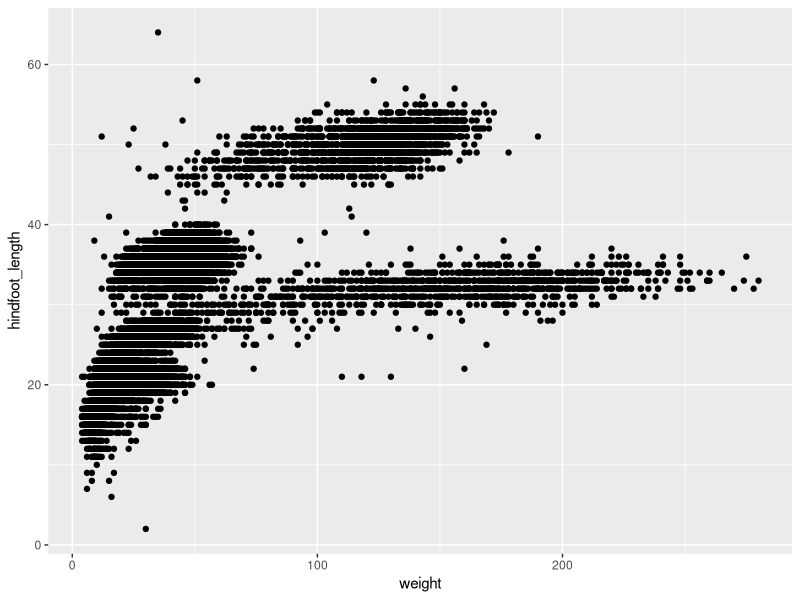
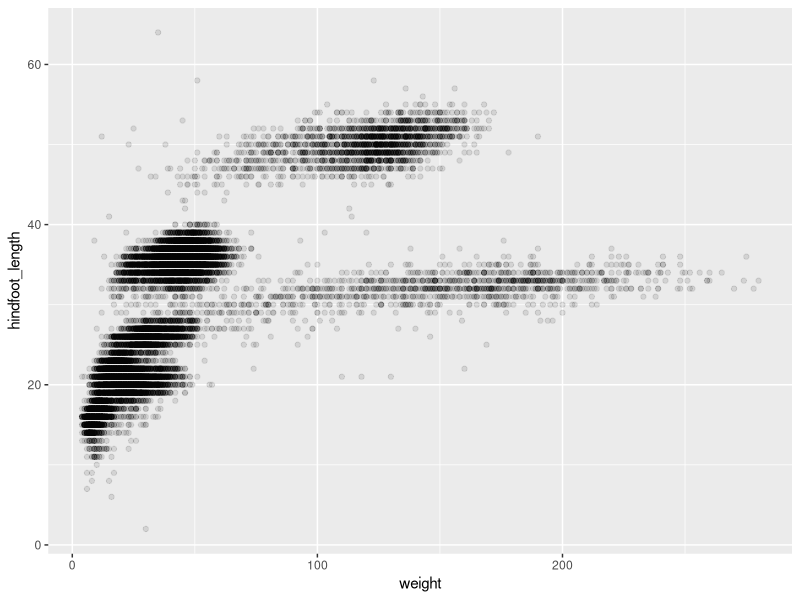
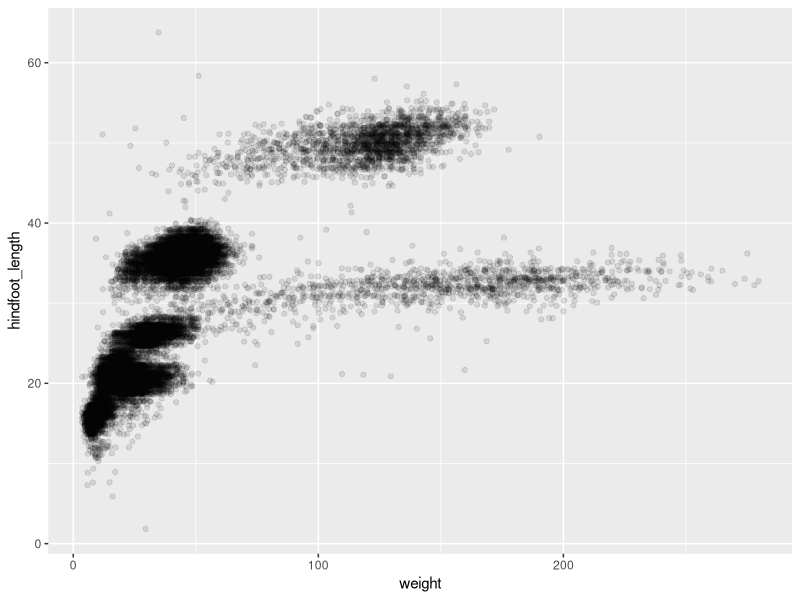
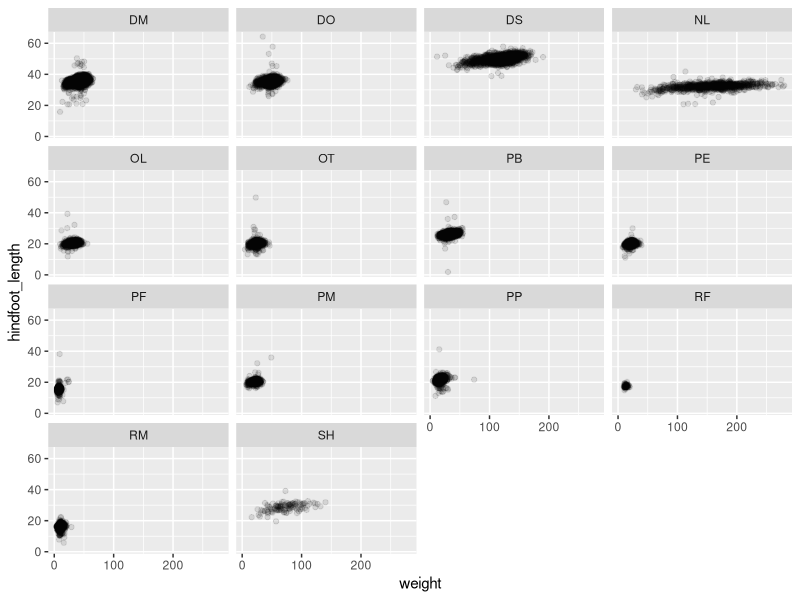
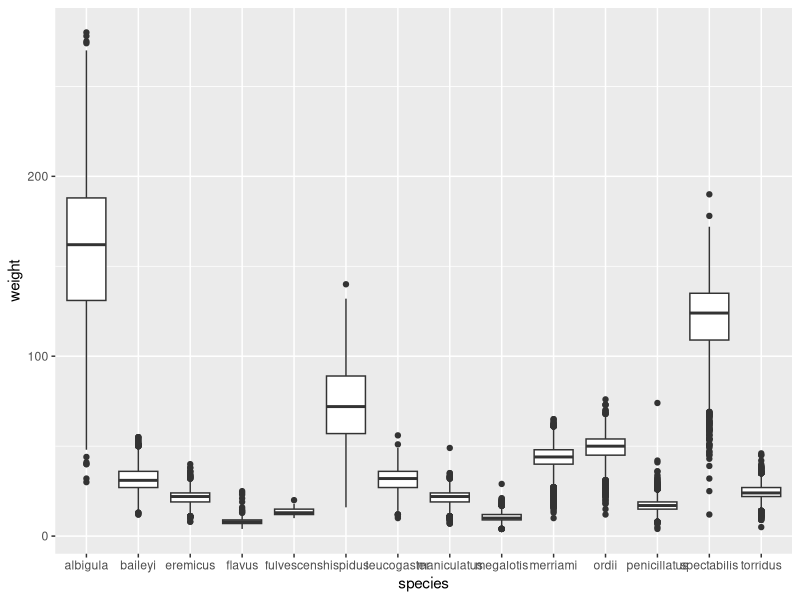
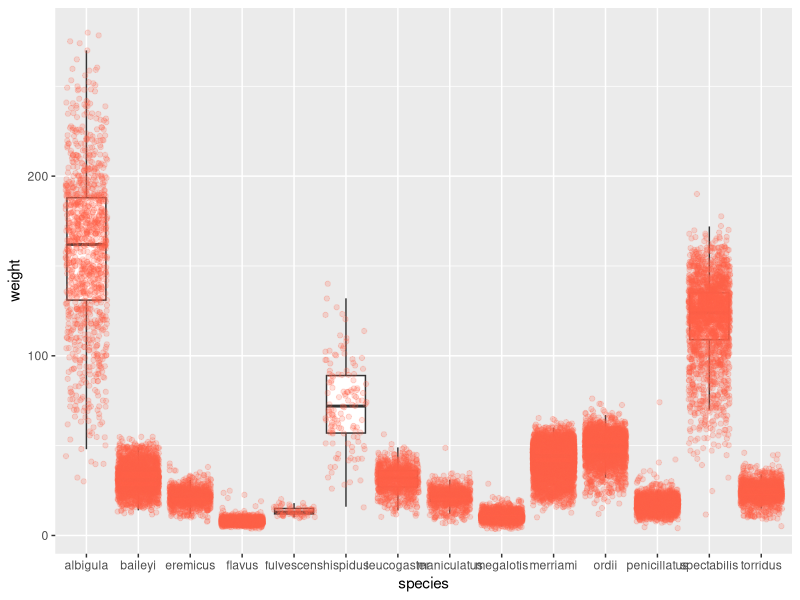
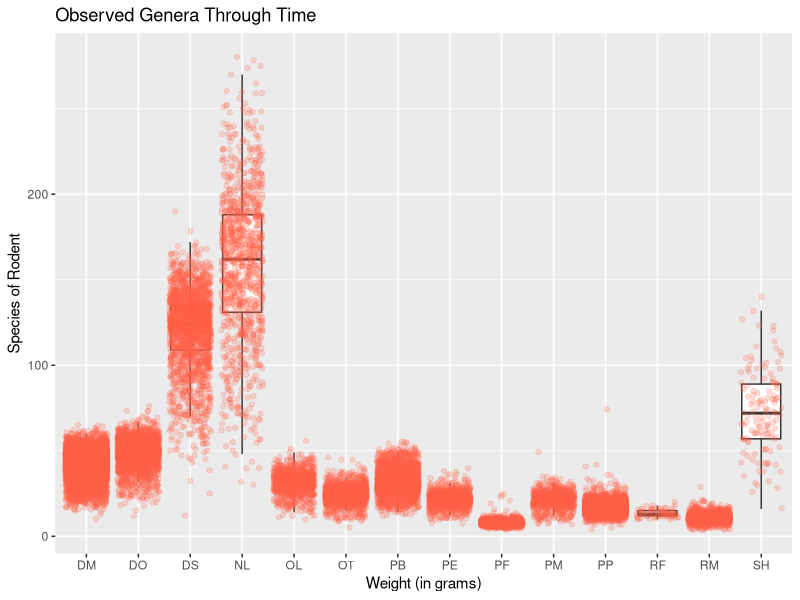

Recreate these plots in R, in order.
## ---- chunk 1
knitr::opts_chunk$set(echo = TRUE, 
                      message = FALSE)

library(tidyverse)
library(here)
## ---- chunk 2
## NOTE: This path is unique to MY project and your path may look different!
## The important part is that you use the here() function to specify your path

surveys <- read_csv(here("2_ggplot_import", "Lab", "surveys.csv"))
## ---- chunk 3
dim(surveys)
## ---- chunk 4
glimpse(surveys)
## ---- chunk 5
ggplot(data = surveys,
       mapping = aes(x = weight, y = hindfoot_length)) +
    geom_point()
## ---- chunk 6
ggplot(data = surveys, 
       mapping = aes(x = weight, y = hindfoot_length)) +
    geom_point(alpha = 0.1)
## alpha reduces the opacity of the points 
## 0 is fully transparent
## 1 is the original opacity
## ---- chunk 7
ggplot(data = surveys, 
       mapping = aes(x = weight, y = hindfoot_length)) +
    geom_jitter(alpha = 0.1)
## ---- chunk 8
ggplot(data = surveys, 
       mapping = aes(x = weight, y = hindfoot_length)) +
    geom_jitter(alpha = 0.1) + 
  facet_wrap(~ species_id)
## ---- chunk 9
ggplot(data = surveys, 
       mapping = aes(x = species, y = weight)) +
    geom_boxplot()
## ---- chunk 10
surveys %>% 
  ggplot(mapping = aes(x = species, y = weight)) +
    geom_boxplot(outlier.shape = NA) + 
    geom_jitter(alpha = 0.2, color = "tomato")
## ---- chunk 11
surveys %>% 
  ggplot(mapping = aes(x = species_id, y = weight)) +
    geom_boxplot(outlier.shape = NA) + 
    geom_jitter(alpha = 0.2, color = "tomato") + 
    labs(title = "Observed Genera Through Time",
       x = "Weight (in grams)",
       y = "Species of Rodent") 
